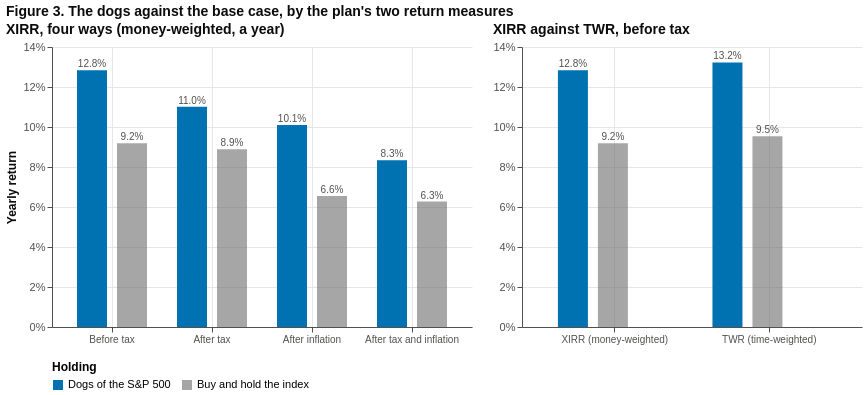

The cell this chart's notebook holds for it:
### Markdown cell above
**Figure 3.** The dogs against the grey index base case in the TFSA: the yearly money-weighted return (XIRR) counted four ways, and XIRR against the time-weighted return (TWR), before tax. **Tooltip:** on a bar, the holding, the measure, its exact value to three decimals of a percent, and the dogs minus the index. Hover over any mark for its exact values; drag to pan and scroll to zoom (JupyterLab or VS Code; elsewhere the picture is static).

### Code cell
show(pch.metrics_chart(plans["tfsa"], strategy_label=DOGS_LABEL, index_label=INDEX_LABEL,
                       title="Figure 3. The dogs against the base case, by the plan's two return measures"))

### Figure 1 — Vega-Lite specification as saved in the notebook (floating-point values rounded to 4 significant figures)
{"$schema": "https://vega.github.io/schema/vega-lite/v5.20.1.json", "config": {"axis": {"domainColor": "#52514e", "grid": true, "gridColor": "#E6E6E6", "labelColor": "#52514e", "labelFontSize": 11, "tickColor": "#52514e", "titleColor": "#0b0b0b", "titleFontSize": 12}, "legend": {"labelFontSize": 11, "titleFontSize": 12}, "title": {"anchor": "start", "color": "#0b0b0b", "fontSize": 14, "subtitleColor": "#52514e"}, "view": {"continuousHeight": 300, "continuousWidth": 300, "stroke": null}}, "datasets": {"data-0723b3811e60b2b0587022bf26c3784e": [{"diff": 0.03659, "holding": "Dogs of the S&P 500", "measure": "XIRR (money-weighted)", "metric": "XIRR", "value": 0.1284}, {"diff": 0.03659, "holding": "Buy and hold the index", "measure": "XIRR (money-weighted)", "metric": "XIRR", "value": 0.09182}, {"diff": 0.03689, "holding": "Dogs of the S&P 500", "measure": "TWR (time-weighted)", "metric": "TWR", "value": 0.1323}, {"diff": 0.03689, "holding": "Buy and hold the index", "measure": "TWR (time-weighted)", "metric": "TWR", "value": 0.0954}], "data-f07c5a38b8508e3bbf7fa5e5bcf772cf": [{"diff": 0.03659, "holding": "Dogs of the S&P 500", "measure": "Before tax", "metric": "XIRR", "value": 0.1284}, {"diff": 0.03659, "holding": "Buy and hold the index", "measure": "Before tax", "metric": "XIRR", "value": 0.09182}, {"diff": 0.02132, "holding": "Dogs of the S&P 500", "measure": "After tax", "metric": "XIRRAfterTax", "value": 0.1102}, {"diff": 0.02132, "holding": "Buy and hold the index", "measure": "After tax", "metric": "XIRRAfterTax", "value": 0.08887}, {"diff": 0.0355, "holding": "Dogs of the S&P 500", "measure": "After inflation", "metric": "XIRRReal", "value": 0.1011}, {"diff": 0.0355, "holding": "Buy and hold the index", "measure": "After inflation", "metric": "XIRRReal", "value": 0.06555}, {"diff": 0.02067, "holding": "Dogs of the S&P 500", "measure": "After tax and inflation", "metric": "XIRRAfterTaxReal", "value": 0.08336}, {"diff": 0.02067, "holding": "Buy and hold the index", "measure": "After tax and inflation", "metric": "XIRRAfterTaxReal", "value": 0.06269}]}, "hconcat": [{"data": {"name": "data-f07c5a38b8508e3bbf7fa5e5bcf772cf"}, "height": 280, "layer": [{"encoding": {"color": {"field": "holding", "legend": {"orient": "bottom", "title": "Holding"}, "scale": {"domain": ["Dogs of the S&P 500", "Buy and hold the index"], "range": ["#0072B2", "#6B6B6B"]}, "sort": ["Dogs of the S&P 500", "Buy and hold the index"], "type": "nominal"}, "opacity": {"field": "holding", "legend": null, "scale": {"domain": ["Dogs of the S&P 500", "Buy and hold the index"], "range": [1, 0.6]}, "type": "nominal"}, "tooltip": [{"field": "holding", "title": "Holding", "type": "nominal"}, {"field": "measure", "title": "Measure", "type": "nominal"}, {"field": "metric", "title": "Metric column", "type": "nominal"}, {"field": "value", "format": ".3%", "title": "Value", "type": "quantitative"}, {"field": "diff", "format": ".3%", "title": "Strategy minus index", "type": "quantitative"}], "x": {"axis": {"labelAngle": 0, "labelFontSize": 10, "labelLimit": 170}, "field": "measure", "sort": ["Before tax", "After tax", "After inflation", "After tax and inflation"], "title": null, "type": "nominal"}, "xOffset": {"field": "holding", "sort": ["Dogs of the S&P 500", "Buy and hold the index"], "type": "nominal"}, "y": {"axis": {"format": "%"}, "field": "value", "title": "Yearly return", "type": "quantitative"}}, "mark": {"size": 30, "type": "bar"}}, {"encoding": {"text": {"field": "value", "format": ".1%", "type": "quantitative"}, "x": {"axis": {"labelAngle": 0, "labelFontSize": 10, "labelLimit": 170}, "field": "measure", "sort": ["Before tax", "After tax", "After inflation", "After tax and inflation"], "title": null, "type": "nominal"}, "xOffset": {"field": "holding", "sort": ["Dogs of the S&P 500", "Buy and hold the index"], "type": "nominal"}, "y": {"axis": {"format": "%"}, "field": "value", "title": "Yearly return", "type": "quantitative"}}, "mark": {"color": "#52514e", "dy": -6, "fontSize": 10, "type": "text"}}], "title": "XIRR, four ways (money-weighted, a year)", "width": 420}, {"data": {"name": "data-0723b3811e60b2b0587022bf26c3784e"}, "height": 280, "layer": [{"encoding": {"color": {"field": "holding", "legend": null, "scale": {"domain": ["Dogs of the S&P 500", "Buy and hold the index"], "range": ["#0072B2", "#6B6B6B"]}, "sort": ["Dogs of the S&P 500", "Buy and hold the index"], "type": "nominal"}, "opacity": {"field": "holding", "legend": null, "scale": {"domain": ["Dogs of the S&P 500", "Buy and hold the index"], "range": [1, 0.6]}, "type": "nominal"}, "tooltip": [{"field": "holding", "title": "Holding", "type": "nominal"}, {"field": "measure", "title": "Measure", "type": "nominal"}, {"field": "metric", "title": "Metric column", "type": "nominal"}, {"field": "value", "format": ".3%", "title": "Value", "type": "quantitative"}, {"field": "diff", "format": ".3%", "title": "Strategy minus index", "type": "quantitative"}], "x": {"axis": {"labelAngle": 0, "labelFontSize": 10, "labelLimit": 170}, "field": "measure", "sort": ["XIRR (money-weighted)", "TWR (time-weighted)"], "title": null, "type": "nominal"}, "xOffset": {"field": "holding", "sort": ["Dogs of the S&P 500", "Buy and hold the index"], "type": "nominal"}, "y": {"axis": {"format": "%"}, "field": "value", "title": null, "type": "quantitative"}}, "mark": {"size": 30, "type": "bar"}}, {"encoding": {"text": {"field": "value", "format": ".1%", "type": "quantitative"}, "x": {"axis": {"labelAngle": 0, "labelFontSize": 10, "labelLimit": 170}, "field": "measure", "sort": ["XIRR (money-weighted)", "TWR (time-weighted)"], "title": null, "type": "nominal"}, "xOffset": {"field": "holding", "sort": ["Dogs of the S&P 500", "Buy and hold the index"], "type": "nominal"}, "y": {"axis": {"format": "%"}, "field": "value", "title": null, "type": "quantitative"}}, "mark": {"color": "#52514e", "dy": -6, "fontSize": 10, "type": "text"}}], "title": "XIRR against TWR, before tax", "width": 340}], "resolve": {"scale": {"color": "shared", "y": "shared"}}, "title": "Figure 3. The dogs against the base case, by the plan's two return measures"}
